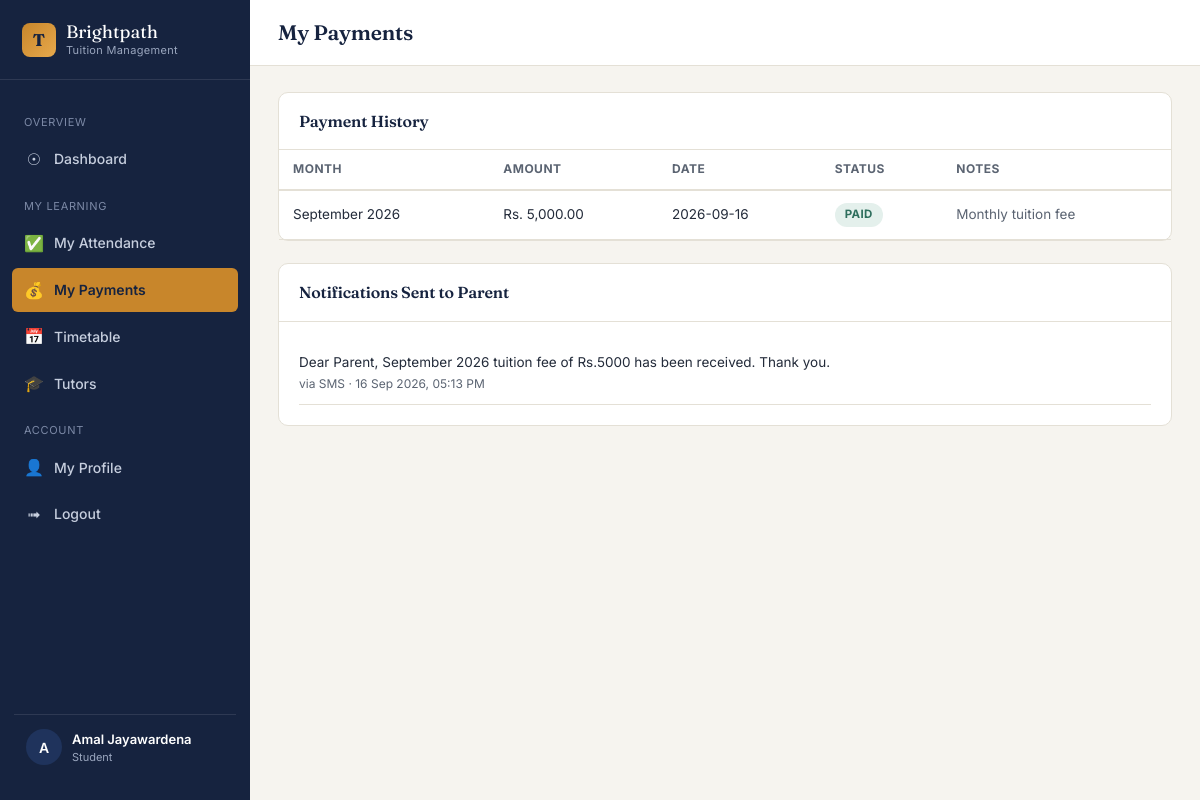
Screenshot of /student/payment.php (signed in) with the database file from the repository.
### tables this page shows
CREATE TABLE `payments` (
  `payment_id` INT AUTO_INCREMENT PRIMARY KEY,
  `student_id` INT NOT NULL,
  `amount` DECIMAL(10,2) NOT NULL,
  `month` VARCHAR(20) NOT NULL,
  `payment_date` DATE NOT NULL,
  `status` ENUM('Paid','Pending','Overdue') DEFAULT 'Paid',
  `notes` VARCHAR(255) DEFAULT NULL,
  `created_at` TIMESTAMP DEFAULT CURRENT_TIMESTAMP,
  FOREIGN KEY (`student_id`) REFERENCES `students`(`student_id`) ON DELETE CASCADE
);

CREATE TABLE `notifications` (
  `notification_id` INT AUTO_INCREMENT PRIMARY KEY,
  `student_id` INT NOT NULL,
  `message` VARCHAR(255) NOT NULL,
  `channel` VARCHAR(20) DEFAULT 'SMS',
  `sent_at` TIMESTAMP DEFAULT CURRENT_TIMESTAMP,
  FOREIGN KEY (`student_id`) REFERENCES `students`(`student_id`) ON DELETE CASCADE
);

### classes/Database.php (called while the page is built, shortened)
<?php
class Database
{
    private static ?Database $instance = null;
    private PDO $connection;
    private function __construct()
    {
        $dsn = "mysql:host=" . DB_HOST . ";dbname=" . DB_NAME . ";charset=" . DB_CHARSET;
        $options = [
            PDO::ATTR_ERRMODE            => PDO::ERRMODE_EXCEPTION,
            PDO::ATTR_DEFAULT_FETCH_MODE => PDO::FETCH_ASSOC,
            PDO::ATTR_EMULATE_PREPARES   => false,
        ];
        try {
            $this->connection = new PDO($dsn, DB_USER, DB_PASS, $options);
        } catch (PDOException $e) {
            die("Database Connection Failed: " . htmlspecialchars($e->getMessage()));
        }
    }
    public static function getInstance(): Database
    {
        if (self::$instance === null) {
            self::$instance = new Database();
        }
        return self::$instance;
    }
    public function select(string $sql, array $params = []): array
    {
        $stmt = $this->connection->prepare($sql);
        $stmt->execute($params);
        return $stmt->fetchAll();
    }
}

### classes/Payment.php (called while the page is built, shortened)
<?php
require_once __DIR__ . '/Database.php';
require_once __DIR__ . '/Notification.php';
class Payment
{
    private Database $db;
    public function __construct()
    {
        $this->db = Database::getInstance();
    }
    public function forStudent(int $studentId): array
    {
        return $this->db->select(
            "SELECT * FROM payments WHERE student_id = :sid ORDER BY payment_date DESC",
            ['sid' => $studentId]
        );
    }
}

### includes/init.php (called while the page is built, shortened)
<?php
require_once __DIR__ . '/../config/database.php';
require_once __DIR__ . '/../classes/Database.php';
require_once __DIR__ . '/../classes/Notification.php';
require_once __DIR__ . '/../classes/Payment.php';
function e(string $value): string
{
    return htmlspecialchars($value, ENT_QUOTES, 'UTF-8');
}

### classes/Notification.php (called while the page is built, shortened)
<?php
require_once __DIR__ . '/Database.php';
class Notification
{
    private Database $db;
    public function __construct()
    {
        $this->db = Database::getInstance();
    }
    public function forStudent(int $studentId): array
    {
        return $this->db->select(
            "SELECT * FROM notifications WHERE student_id = :sid ORDER BY sent_at DESC",
            ['sid' => $studentId]
        );
    }
}

### student/payment.php (the view, shortened to what this page needs)
<?php
require_once __DIR__ . '/../includes/init.php';
$paymentModel = new Payment();
$payments = $paymentModel->forStudent($_SESSION['user_id']);
$notifier = new Notification();
$notifications = $notifier->forStudent($_SESSION['user_id']);
require_once __DIR__ . '/../includes/dashboard_header.php';
?>
<div class="panel">
  <div class="panel-header"><h3>Payment History</h3></div>
  <div class="table-wrap">
    <table>
      <thead><tr><th>Month</th><th>Amount</th><th>Date</th><th>Status</th><th>Notes</th></tr></thead>
      <tbody>
        <?php foreach ($payments as $p): ?>
          <tr>
            <td><?= e($p['month']) ?></td>
            <td>Rs. <?= number_format($p['amount'], 2) ?></td>
            <td><?= e($p['payment_date'] ?? '-') ?></td>
            <td>
              <?php $cls = $p['status'] === 'Paid' ? 'badge-teal' : ($p['status'] === 'Pending' ? 'badge-brass' : 'badge-rose'); ?>
              <span class="badge <?= $cls ?>"><?= e($p['status']) ?></span>
            </td>
            <td class="text-soft"><?= e($p['notes'] ?: '-') ?></td>
          </tr>
        <?php endforeach; ?>
      </tbody>
    </table>
  </div>
</div>
<div class="panel">
  <div class="panel-header"><h3>Notifications Sent to Parent</h3></div>
  <div class="panel-body">
    <?php foreach ($notifications as $n): ?>
      <div style="padding:10px 0; border-bottom:1px solid var(--line);">
        <div style="font-size:13.5px;"><?= e($n['message']) ?></div>
        <div class="text-soft" style="font-size:12px; margin-top:3px;">via <?= e($n['channel']) ?> &middot; <?= e(date('d M Y, h:i A', strtotime($n['sent_at']))) ?></div>
      </div>
    <?php endforeach; ?>
  </div>
</div>
<?php require_once __DIR__ . '/../includes/dashboard_footer.php'; ?>

### assets/css/style.css (style rules this page uses)
:root { --ink: #16233F; --ink-2: #1F335C; --brass: #C8862B; --brass-light: #E7A94C; --teal: #2F6F5E; --teal-light: #E4F0EC; --rose: #B5423B; --rose-light: #FBE8E6; --amber-light: #FCF0DC; --paper: #F6F4EF; --surface: #FFFFFF; --line: #E4E0D6; --text: #232B3A; --text-soft: #5B6472; --radius: 10px; --radius-sm: 6px; --shadow: 0 2px 10px rgba(22, 35, 63, 0.06); }
* { box-sizing: border-box; }
html, body { margin: 0; padding: 0; background: var(--paper); color: var(--text); font-family: 'Inter', -apple-system, BlinkMacSystemFont, sans-serif; font-size: 15px; line-height: 1.55; }
h1, h2, h3, h4, .brand-font { font-family: 'Fraunces', Georgia, serif; font-weight: 600; color: var(--ink); letter-spacing: -0.01em; margin: 0 0 0.4em 0; }
.panel { background: var(--surface); border: 1px solid var(--line); border-radius: var(--radius); margin-bottom: 22px; }
.panel-header { padding: 16px 20px; border-bottom: 1px solid var(--line); display: flex; align-items: center; justify-content: space-between; gap: 12px; flex-wrap: wrap; }
.panel-header h3 { font-size: 16px; margin: 0; }
.panel-body { padding: 20px; }
table { width: 100%; border-collapse: collapse; font-size: 13.5px; }
thead th { text-align: left; font-size: 12px; text-transform: uppercase; letter-spacing: 0.04em; color: var(--text-soft); padding: 10px 14px; border-bottom: 2px solid var(--line); font-weight: 700; }
tbody td { padding: 12px 14px; border-bottom: 1px solid var(--line); vertical-align: middle; }
.table-wrap { overflow-x: auto; }
.badge { display: inline-flex; align-items: center; gap: 4px; padding: 3px 10px; border-radius: 999px; font-size: 11.5px; font-weight: 700; text-transform: uppercase; letter-spacing: 0.03em; }
.badge-teal { background: var(--teal-light); color: var(--teal); }
.text-soft { color: var(--text-soft); }

### rows the page displays
payments: month "September 2026", amount "5,000.00", payment_date "2026-09-16", status "PAID", notes "Monthly tuition fee"
notifications: message "Dear Parent, September 2026 tuition fee of Rs.5000 has been received. Thank you.", channel "SMS", sent_at "16 Sep 2026, 05:13 PM"

### other values shown
substr($_SESSION['user_name'] ?? 'U', 0, 1) "A"
$_SESSION['user_name'] "Amal Jayawardena"
$role "Student"
$pageTitle "My Payments"
